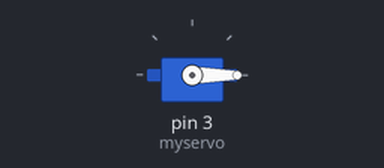
Recording of a sketch running on a simulated Arduino Uno, built with avr-gcc and run on an emulated ATmega328P. On the bench: servo.

Above: at 0.05 s.
Timing chart, 0 to 4.6 s (numbered marks = the images above):
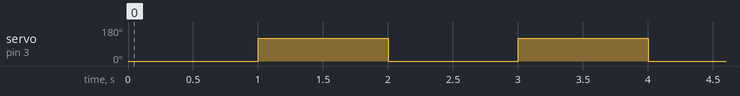

Measured:
- by itself, servo on pin 3 (myservo): alternates 120° for 1.0 s and 0° for 1.0 s

The sketch:

3.ino
```cpp
#include <Servo.h>
/*
attach(ピン番号)
・役割
Servo関数を使うピンを設定する
・使い方
Servo myservo;
myservo.attach(3);

write(角度)
・役割
角度（0~180°）に応じたPWM制御を実行する。
イメージは指定した角度までPWMをし続ける。
・使い方
myservo.write(0);
myservo.write(180);
*/

Servo myservo;
void setup() {
  // put your setup code here, to run once:
  myservo.attach(3);
}

void loop() {
  // put your main code here, to run repeatedly:
  myservo.write(0);
  delay(1000);//delayがないと，読み込み速度に対してモータの速度が追いつかなくて，誤作動を起こす。
  myservo.write(120);
  delay(1000);
}
```
